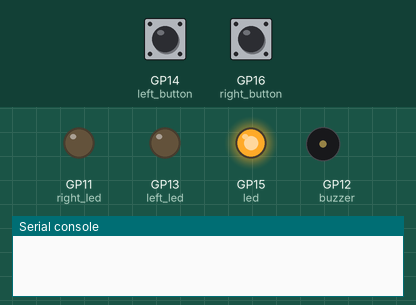
Recording of a program running on a simulated Raspberry Pi Pico running MicroPython. On the bench: output pins drawn as LEDs (lit = HIGH), buzzer (waves = sounding, pin HIGH), the last lines printed to the serial console. Inputs (shaded band) come from the test bench; at power-on: GP14 (left_button) LOW, GP16 (right_button) LOW. Random numbers come from a fixed seed.

Above: at 1.2 s.
1.3 s: GP14 (left_button) pulsed HIGH 5 times (0.12 s each, 0.3 s apart)
At 3.3 s:
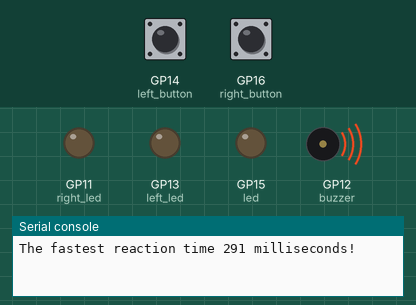
At 10.4 s:
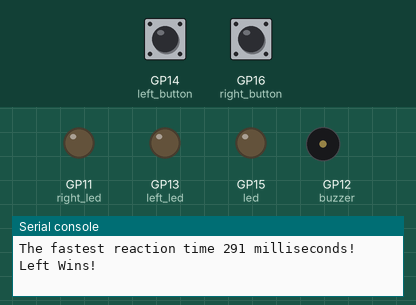
Timing chart, 0 to 11.9 s (numbered marks = the images above; inputs shaded):
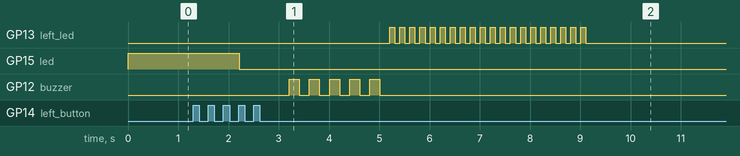

The program:

Reaction_game.py
```python
import machine
import utime
import urandom
pressed = False

led = machine.Pin(15, machine.Pin.OUT)
left_led = machine.Pin(13, machine.Pin.OUT)
right_led = machine.Pin(11, machine.Pin.OUT)
left_button = machine.Pin(14, machine.Pin.IN, machine.Pin.PULL_DOWN)
right_button = machine.Pin(16, machine.Pin.IN, machine.Pin.PULL_DOWN)
buzzer = machine.Pin(12, machine.Pin.OUT)
fastest_button = None
fastest_time = 0

def button_handler(pin):
    global pressed
    if not pressed:
        pressed=True
        global fastest_button
        fastest_button = pin
        global fastest_time
        fastest_time = utime.ticks_diff(utime.ticks_ms(), timer_start)
        print("The fastest reaction time " + str(fastest_time) +
            " milliseconds!")

led.value(1)
utime.sleep(urandom.uniform(1, 10))
led.value(0)
timer_start = utime.ticks_ms()
left_button.irq(trigger=machine.Pin.IRQ_RISING, handler=button_handler)
right_button.irq(trigger=machine.Pin.IRQ_RISING, handler=button_handler)

def buzzer_beep(number):
    for i in range(number):
        buzzer.value(1)
        utime.sleep(0.2)
        buzzer.value(0)
        utime.sleep(0.2)

def  turn_off_led(led):
    led.value(0)

def turn_on_led(led):
    led.value(1)

def flash_led(led):
    for i in range(20):
        turn_on_led(led)
        utime.sleep(0.1)
        turn_off_led(led)
        utime.sleep(0.1)


def winner(text, led):
    print(text)
    flash_led(led)

while fastest_button is None:
    utime.sleep(1)
    buzzer_beep(5)
if fastest_button is left_button:
    winner('Left Wins!',left_led )
elif fastest_button is right_button:
    winner('Right Wins!',right_led )
```

Measured:
- after the input at 1.3 s, GP13 (left_led): alternates HIGH for 0.10 s and LOW for 0.10 s, 40 changes in all, then stays LOW, starting after 3.9 s
- by itself, GP12 (buzzer): alternates HIGH for 0.20 s and LOW for 0.20 s, 10 changes in all, then stays LOW
